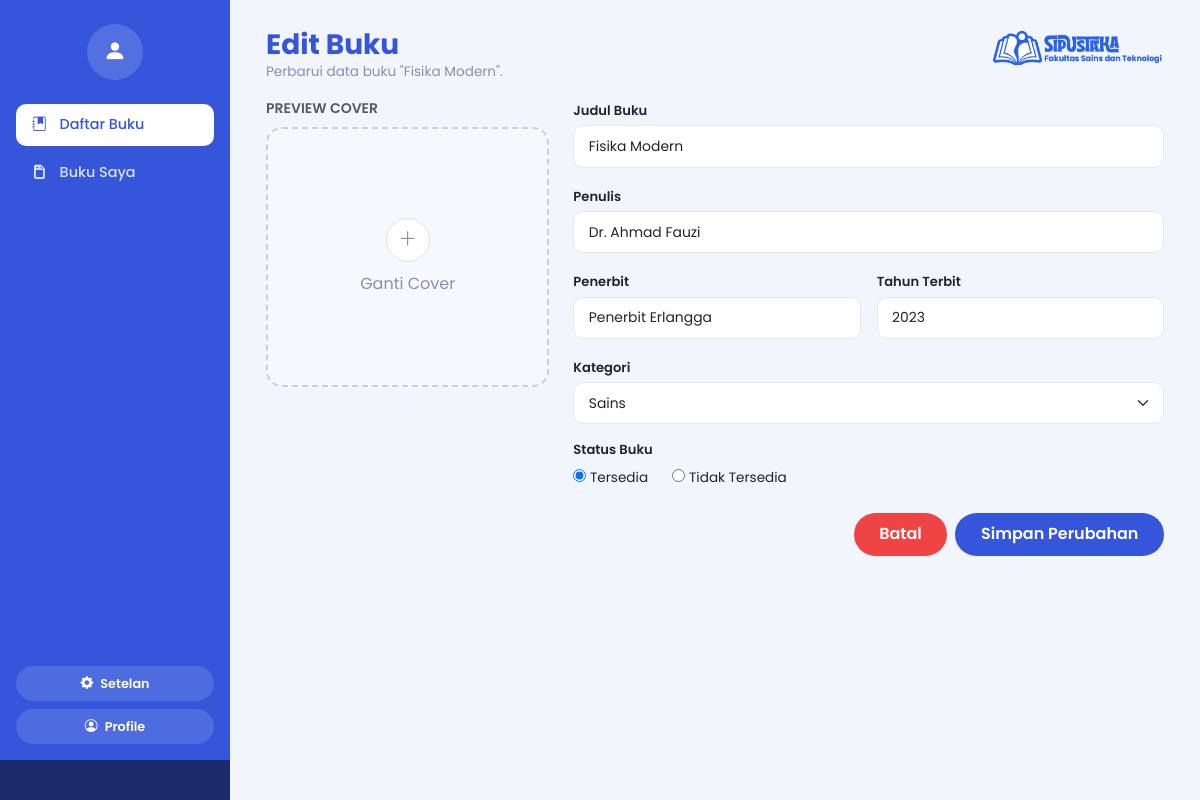
The page /edit.php?id=1 on the database its author committed.
### tables this page shows
CREATE TABLE IF NOT EXISTS buku (
  id INT AUTO_INCREMENT PRIMARY KEY,
  judul VARCHAR(255) NOT NULL,
  penulis VARCHAR(255) NOT NULL,
  penerbit VARCHAR(255) DEFAULT NULL,
  tahun INT DEFAULT NULL,
  kategori VARCHAR(100) DEFAULT NULL,
  status ENUM('Tersedia', 'Tidak Tersedia') NOT NULL DEFAULT 'Tersedia',
  cover VARCHAR(255) DEFAULT NULL,
  created_at TIMESTAMP DEFAULT CURRENT_TIMESTAMP
);

### edit.php (the view, shortened to what this page needs)
<?php
require_once __DIR__ . '/service/database.php';
$id = $_GET['id'];
$query = "SELECT * FROM buku WHERE id='$id'";
$result = mysqli_query($conn, $query);
$buku = mysqli_fetch_assoc($result);
$coverSrc = $buku['cover'] ? 'uploads/' . htmlspecialchars($buku['cover']) : '';
?>
<!DOCTYPE html>
<html lang="id">
<head>
<?php include 'includes/head.php'; ?>
</head>
<body>
<div class="app-shell">
  <?php include 'includes/sidebar.php'; ?>
  <main class="main-content">
    <div class="d-flex justify-content-between align-items-start flex-wrap gap-2 mb-3">
      <div>
        <h3 class="page-title mb-0">Edit Buku</h3>
        <div class="page-subtitle mb-0">Perbarui data buku "<?= htmlspecialchars($buku['judul']) ?>".</div>
      </div>
      <img src="assets/img/logo.png" alt="SIPUSTAKA" class="topbar-logo-img">
    </div>
    <form action="service/update.php" method="POST" enctype="multipart/form-data">
      <div class="row g-4">
        <div class="col-lg-4">
          <div class="text-muted small fw-semibold mb-2">PREVIEW COVER</div>
          <label class="cover-drop" for="coverInput" style="cursor:pointer; <?= $coverSrc ? "background-image:url('{$coverSrc}');background-size:cover;background-position:center;" : '' ?>">
            <div class="plus" style="<?= $coverSrc ? 'display:none;' : '' ?>"><i class="bi bi-plus-lg"></i></div>
            <span><?= $coverSrc ? '' : 'Ganti Cover' ?></span>
          </label>
        </div>
        <div class="col-lg-8">
          <div class="row g-3">
            <div class="col-12">
              <label class="form-label-soft">Judul Buku</label>
              <input type="text" name="judul" class="form-control form-control-soft" value="<?= htmlspecialchars($buku['judul']) ?>" required>
            </div>
            <div class="col-12">
              <label class="form-label-soft">Penulis</label>
              <input type="text" name="penulis" class="form-control form-control-soft" value="<?= htmlspecialchars($buku['penulis']) ?>" required>
            </div>
            <div class="col-md-6">
              <label class="form-label-soft">Penerbit</label>
              <input type="text" name="penerbit" class="form-control form-control-soft" value="<?= htmlspecialchars($buku['penerbit'] ?? '') ?>">
            </div>
            <div class="col-md-6">
              <label class="form-label-soft">Tahun Terbit</label>
              <input type="number" name="tahun" class="form-control form-control-soft" value="<?= htmlspecialchars($buku['tahun'] ?? '') ?>" min="1900" max="2100">
            </div>
            <div class="col-12">
              <label class="form-label-soft">Kategori</label>
              <?php $kategoriOptions = ['Sains', 'Matematika', 'Informatika', 'Biologi', 'Kimia']; ?>
              <select name="kategori" class="form-select form-control-soft">
                <?php foreach ($kategoriOptions as $opt): ?>
                  <option <?= $buku['kategori'] === $opt ? 'selected' : '' ?>><?= $opt ?></option>
                <?php endforeach; ?>
              </select>
            </div>
            <div class="col-12">
              <label class="form-label-soft d-block">Status Buku</label>
              <div class="status-radio">
                <label><input type="radio" name="status" value="Tersedia" <?= $buku['status'] === 'Tersedia' ? 'checked' : '' ?>> Tersedia</label>
                <label><input type="radio" name="status" value="Tidak Tersedia" <?= $buku['status'] === 'Tidak Tersedia' ? 'checked' : '' ?>> Tidak Tersedia</label>
              </div>
            </div>
          </div>
          <div class="d-flex justify-content-end gap-2 mt-4">
            <a href="index.php" class="btn-batal">Batal</a>
            <button type="submit" class="btn-simpan">Simpan Perubahan</button>
          </div>
        </div>
      </div>
    </form>
  </main>
</div>
</body>
</html>

### assets/css/style.css (style rules this page uses)
:root { --primary: #3556DB; --primary-dark: #1B2A6B; --accent-orange: #FF9800; --accent-green: #22C55E; --accent-red: #EF4444; --bg-page: #F3F5FC; --text-dark: #1F2333; --text-muted: #8891A7; --border-light: #E6E9F5; --radius-lg: 16px; --radius-md: 10px; }
body { background: var(--bg-page); color: var(--text-dark); font-family: 'Poppins', 'Segoe UI', sans-serif; }
a { text-decoration:none; }
.topbar-logo-img { height: 40px; width:auto; }
.app-shell { display:flex; min-height:100vh; }
.main-content { flex:1; padding: 1.75rem 2.25rem; min-width:0; }
.page-title { font-weight:700; color: var(--primary); margin-bottom:.25rem; }
.page-subtitle { color: var(--text-muted); font-size:.85rem; margin-bottom:1.25rem; }
.cover-drop { border:2px dashed #C9CFE6; border-radius: var(--radius-lg); height:260px; display:flex; flex-direction:column; align-items:center; justify-content:center; color:var(--text-muted); background:#F7F8FC; margin-bottom:1rem; }
.cover-drop .plus { width:44px; height:44px; border-radius:50%; background:#fff; border:1px solid #DCE1F2; display:flex; align-items:center; justify-content:center; margin-bottom:.6rem; font-size:1.2rem; }
.form-label-soft { font-size:.82rem; font-weight:600; color:var(--text-dark); margin-bottom:.3rem; }
.form-control-soft { border-radius: var(--radius-md); border:1px solid var(--border-light); padding:.6rem .9rem; font-size:.87rem; }
.status-radio label { font-size:.85rem; margin-right:1.25rem; }
.btn-batal { background:var(--accent-red); color:#fff; border:none; border-radius:999px; padding:.6rem 1.6rem; font-weight:600; }
.btn-simpan { background: var(--primary); color:#fff; border:none; border-radius:999px; padding:.6rem 1.6rem; font-weight:600; }

### rows shown on the page
buku: judul "Fisika Modern", penulis "Dr. Ahmad Fauzi", penerbit "Penerbit Erlangga", tahun "2023", kategori "Sains", status "☑ Tersedia", status "☐ Tidak Tersedia"
